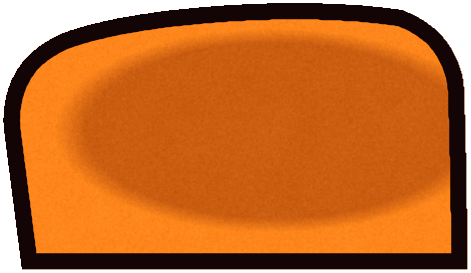
#> input picture taro-rouge/rig/capuche.png, 471 x 273 px; its folder holds 2 pictures in this run
$ python planche.py rig rig/cou.png 5
#> lines starting #> are read from the running program, lines starting #| are printed output that depends on the picture
"""Planche contact d'une serie d'images rendues."""
import sys, os
from PIL import Image, ImageDraw
dossier, sortie, cols = sys.argv[1], sys.argv[2], int(sys.argv[3]) if len(sys.argv) > 3 else 8
fs = sorted(f for f in os.listdir(dossier) if f.endswith('.png'))
ims = [Image.open(os.path.join(dossier, f)).convert('RGB') for f in fs]
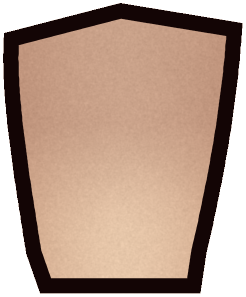
#> input picture taro-rouge/rig/cou.png, 246 x 297 px
w, h = ims[0].size
#> w = 471; h = 273
rows = (len(ims) + cols - 1) // cols
#> rows = 1
P = Image.new('RGB', (cols * w, rows * (h + 16)), (255, 255, 255))
#> P: PIL image 2355x289 RGB; every value is 255
d = ImageDraw.Draw(P)
for i, (f, im) in enumerate(zip(fs, ims)):
    x, y = (i % cols) * w, (i // cols) * (h + 16)
    P.paste(im, (x, y + 16))
    d.text((x + 4, y + 2), f[1:5], fill=(0, 0, 0))
#> this loop made 2 passes
#> (f, x, y) on passes 1 to 2: ('capuche.png', 0, 0), ('cou.png', 471, 0)
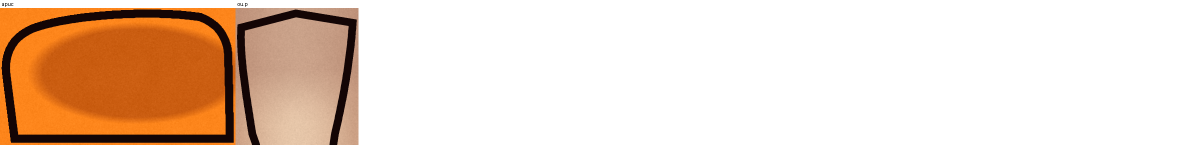
#> P: PIL image 2355x289 RGB (shown at 1/2 size); mean R, G, B 235.1, 213.1, 196.8
P.save(sortie)
